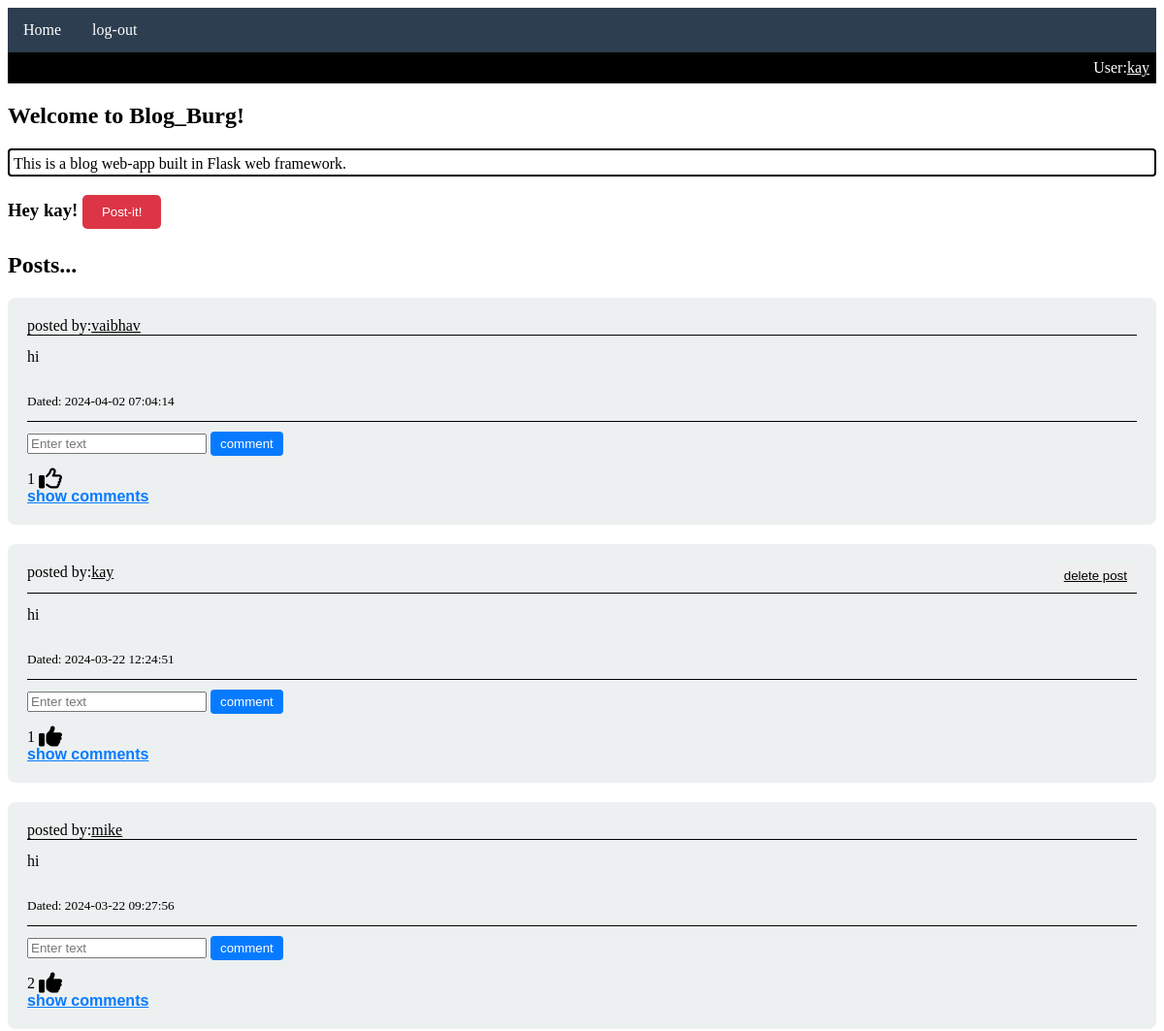
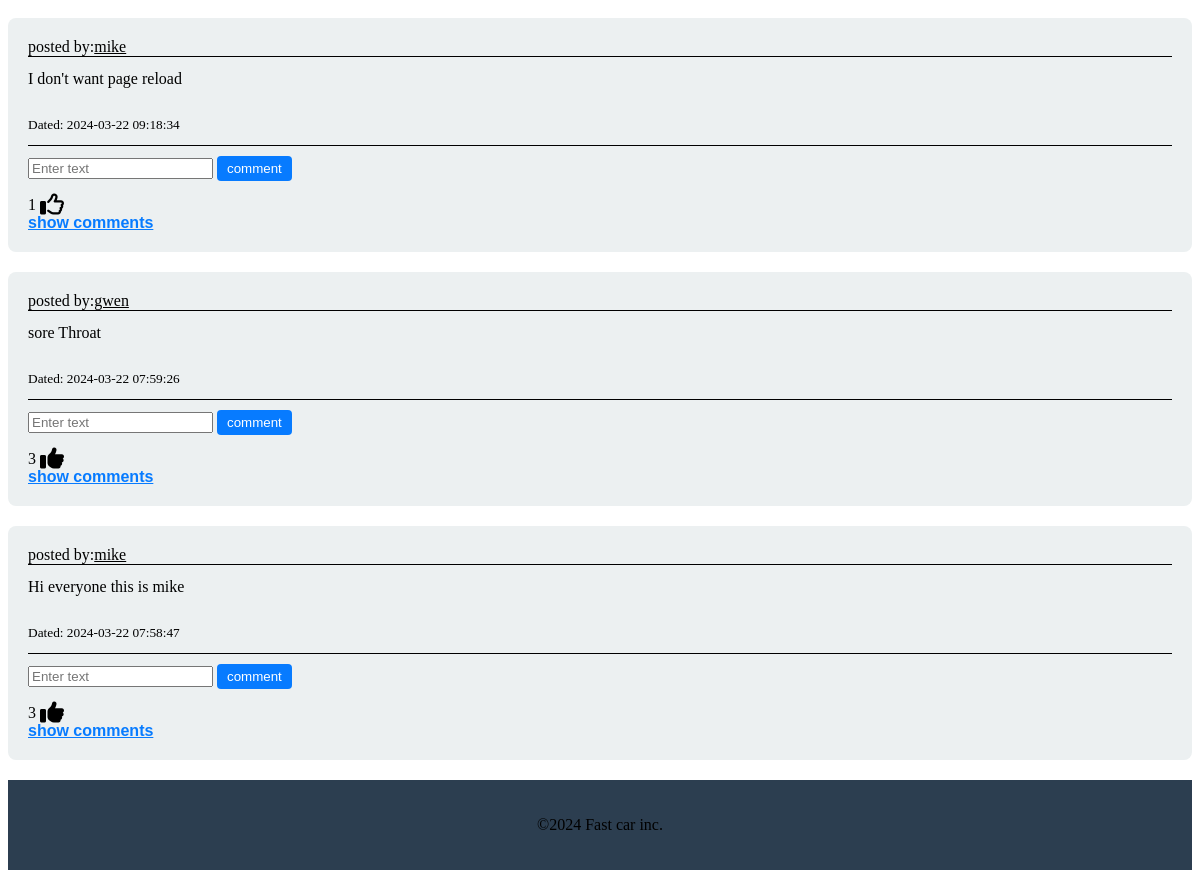
/home (signed in), run on the app's committed database (2 pictures, top to bottom).
### website/models.py (models this page shows)
class User(db.Model, UserMixin):
    id=db.Column(db.Integer, primary_key=True)
    email=db.Column(db.String(150), unique=True)
    username=db.Column(db.String(150), unique=True)
    password=db.Column(db.String(150)) # hashed password
    date_created=db.Column(db.DateTime(timezone=True), default=func.now())
    posts=db.relationship('Post', backref='user', passive_deletes=True)
    comments=db.relationship('Comment', backref='user', passive_deletes=True)
    likes=db.relationship('Like', backref='user', passive_deletes=True)

class Post(db.Model):
    id=db.Column(db.Integer, primary_key=True)
    text=db.Column(db.Text, nullable=False)
    date_created=db.Column(db.DateTime(timezone=True), default=func.now())
    author=db.Column(db.Integer, db.ForeignKey('user.id', ondelete='CASCADE'), nullable=False)
    comments=db.relationship('Comment', backref='post', passive_deletes=True)
    likes=db.relationship('Like', backref='post', passive_deletes=True)

### website/views.py (the view)
@views.route("/")
@views.route("/home", methods=['GET', 'POST'])
@login_required
def home():
    posts=Post.query.order_by(Post.date_created.desc()).all()
    return render_template("home.html", user=current_user, posts=posts)

### website/__init__.py (called while the page is built)
def create_app():
    app=Flask(__name__)
    app.config['SECRET_KEY']="PROCRASTINATION"
    app.config['SQLALCHEMY_DATABASE_URI']= f'sqlite:///{DB_NAME}'
    db.init_app(app)
    from .views import views
    from .auth import auth
    app.register_blueprint(views, url_prefix="/")
    app.register_blueprint(auth, url_prefix="/")
    from .models import User, Post, Comment, Like
    create_database(app)
    login_manager=LoginManager()
    login_manager.login_view= 'auth.login'
    login_manager.init_app(app)
    '''
    This sets the callback for reloading a user from the session.
    The function you set should take a user ID (a str) and return a user object,
    or None if the user does not exist.
    '''
    @login_manager.user_loader
    def load_user(id):
        return User.query.get(int(id))
    return app

### website/templates/home.html (shortened to what this page needs)
{% extends "posts_div.html"%}
{% block content%}
<h2>Welcome to Blog_Burg!</h2>
<div>
<p class="p1">This is a blog web-app built in Flask web framework.</p>
<h3>Hey {{user.username}}! <a href="/create-post" class="a_1"><button class="post_it_btn">Post-it!</button></a></h3>
</div>
<h2>Posts...</h2>
{{  super() }}
{% endblock %}
{% block footer %}
    {{super()}}
{% endblock %}

### website/templates/posts_div.html (shortened to what this page needs)
{% extends "base.html" %}
{% block content %}
<div id="posts">
    {% for post in posts%}
    <div class="card">
        <div class="card-header">
            posted by: <a href="/posts/{{post.user.username}}">{{post.user.username}}</a>
            {% if user.id== post.author %}
                <button><a href="/delete-post/{{post.id}}">delete post</a></button>
            {% endif %}
        </div>
        <div class="card-content">
            {{post.text}}
            <br><br>
            <small>Dated: {{post.date_created}}</small>
        </div>
        <div class="card-footer">
            <form class="comment-form" method='POST' action="/create-comment/{{post.id}}">
                <input type="text" id="text" name="text" placeholder="Enter text" required/>
                <button class="comment-btn" type="submit">comment</button>
            </form>
            <div>
                <span id="likes-count-{{post.id}}">{{post.likes|length}}</span>
                {% if user.id in post.likes|map(attribute='author')|list %}
                    <i class="fa-solid fa-thumbs-up fa-xl" id="like-button-{{post.id}}" onclick="likePost({{post.id}})"></i>
                {% else %}
                    <i class="fa-regular fa-thumbs-up fa-xl" id="like-button-{{post.id}}" onclick="likePost({{post.id}})"></i>
                {% endif %}
            </div>
            <div>
                <label for="toggle-comments-{{post.id}}" class="toggle-label">show comments</label>
            </div>
        </div>
    </div>
    {% endfor %}
</div>
{% endblock %}

### website/templates/base.html (shortened to what this page needs)
<!DOCTYPE html>
<html lang="en">
<head>
</head>
<body>
    <nav>
        <ul class="navbar">
            <li><a href="/home">Home</a></li>
            {% if user.is_authenticated %}
                <li><a href="/logout">log-out</a></li>
            {% else %}
                <li><a href="/signup">Sign-up</a></li>
                <li><a href="/login">log-in</a></li>
            {% endif %}
        </ul>
    </nav>
    {% if user.is_authenticated %}
        <div class="User-bar">
            User: <a href="/posts/{{user.username}}">{{user.username}}</a>
        </div>
    {% endif %}
    <div>
        {% block content %}<br>base_template_content<br>{% endblock %}
    </div>
        <footer>
            {% block footer%}
            <p>&copy;2024 Fast car inc.<p>
            {% endblock %}
        </footer>
</body>
</html>

### website/templates/home.html (style rules this page uses)
.p1 { border: 2px solid black; border-radius: 4px; padding-top: 5px; padding-left: 4px; padding-bottom: 2px; margin-bottom: 2px; }

### website/templates/posts_div.html (style rules this page uses)
.card { background-color: #ECF0F1; border-radius: 8px; padding: 20px; margin-bottom: 20px; }
.card-header { border-bottom: 1px solid #000; margin-bottom: 10px; display: flex; }
button { color: white; padding: 5px 10px; border: none; border-radius: 4px; margin-left: auto; margin-bottom: 5px; cursor: pointer; }
.post_it_btn { padding: 10px 20px; background-color: #dc3545; color: #fff; border: none; border-radius: 5px; cursor: pointer; transition: background-color 0.3s; }
.comment-btn { background-color: #077bff; }
.card-content { color: #000; line-height: 1.5; margin-bottom: 10px; }
.card-footer { border-top: 1px solid #000; margin-top: 10px; color: black; }
a, a:visited { text-decoration:underline; color: black; }
.comment-form { margin:auto; margin-left: -10px; border: none; }
.toggle-label { font-family:Arial, Helvetica, sans-serif; cursor: pointer; color: #077bff; font-size: 16px; font-weight: bold; text-decoration: underline; transition: color 0.3s; }

### website/templates/base.html (style rules this page uses)
footer { background-color: #2C3E50; text-align: center; padding: 20px; }
.navbar { list-style-type: none; background-color: #2C3E50; padding: 0; margin: 0; overflow: hidden; }
.navbar li { float: left; }
.navbar a { display: block; padding: 14px 16px; color: white; text-decoration: none; text-align: center; }
.user-bar { background-color: black; color: white; padding: 7px; display: flex; justify-content:flex-end; }
.user-bar a { text-decoration:underline; color: white; }
form { margin-top: 50px; border: 3px solid black; border-radius: 4px; padding-top: 10px; padding-left: 10px; padding-bottom: 10px; }

### data on the page
User: username "kay"
Post: user.username "vaibhav", text "hi", date_created "2024-04-02 07:04:14", likes|length "1"
Post: user.username "kay", text "hi", date_created "2024-03-22 12:24:51", likes|length "1"
Post: user.username "mike", text "hi", date_created "2024-03-22 09:27:56", likes|length "2"
Post: user.username "mike", text "I don't want page reload", date_created "2024-03-22 09:18:34", likes|length "1"
Post: user.username "gwen", text "sore Throat", date_created "2024-03-22 07:59:26", likes|length "3"
Post: user.username "mike", text "Hi everyone this is mike", date_created "2024-03-22 07:58:47", likes|length "3"
